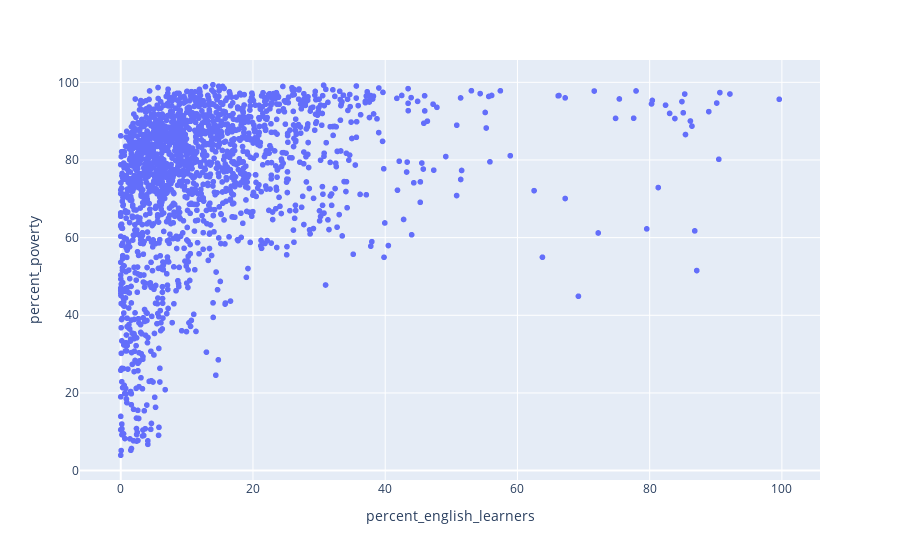

Notebook source saved alongside this figure:
### Markdown cell above
#### Task 2E: Create a scatter plot to see whether a relationship might exist between the percentage of low-income students in a school and the percentage of English learners in a school.

The percentage of students who fall below the poverty line should be on the horizontal axis, and the percentage of English learners should be on the vertical axis.

### Code cell
# Create a scatter plot of percent_english_learners vs percent_poverty
px.scatter(schools, x = 'percent_english_learners', y = 'percent_poverty')

### Figure 1 — Plotly figure (JSON) as saved in the notebook; plotly's stock layout.template omitted (floating-point values rounded to 4 significant figures; data arrays with more than 128 entries replaced by an {"elided": "..."} marker saying what was removed)
{"data": [{"hovertemplate": "percent_english_learners=%{x}<br>percent_poverty=%{y}<extra></extra>", "legendgroup": "", "marker": {"color": "#636efa", "symbol": "circle"}, "mode": "markers", "name": "", "showlegend": false, "type": "scattergl", "x": {"elided": "1834 float values"}, "xaxis": "x", "y": {"elided": "1834 float values"}, "yaxis": "y"}], "layout": {"autosize": true, "legend": {"tracegroupgap": 0}, "margin": {"t": 60}, "xaxis": {"anchor": "y", "autorange": true, "domain": [0, 1], "range": [-6.426, 106.0], "title": {"text": "percent_english_learners"}, "type": "linear"}, "yaxis": {"anchor": "x", "autorange": true, "domain": [0, 1], "range": [-3.439, 106.8], "title": {"text": "percent_poverty"}, "type": "linear"}}}
